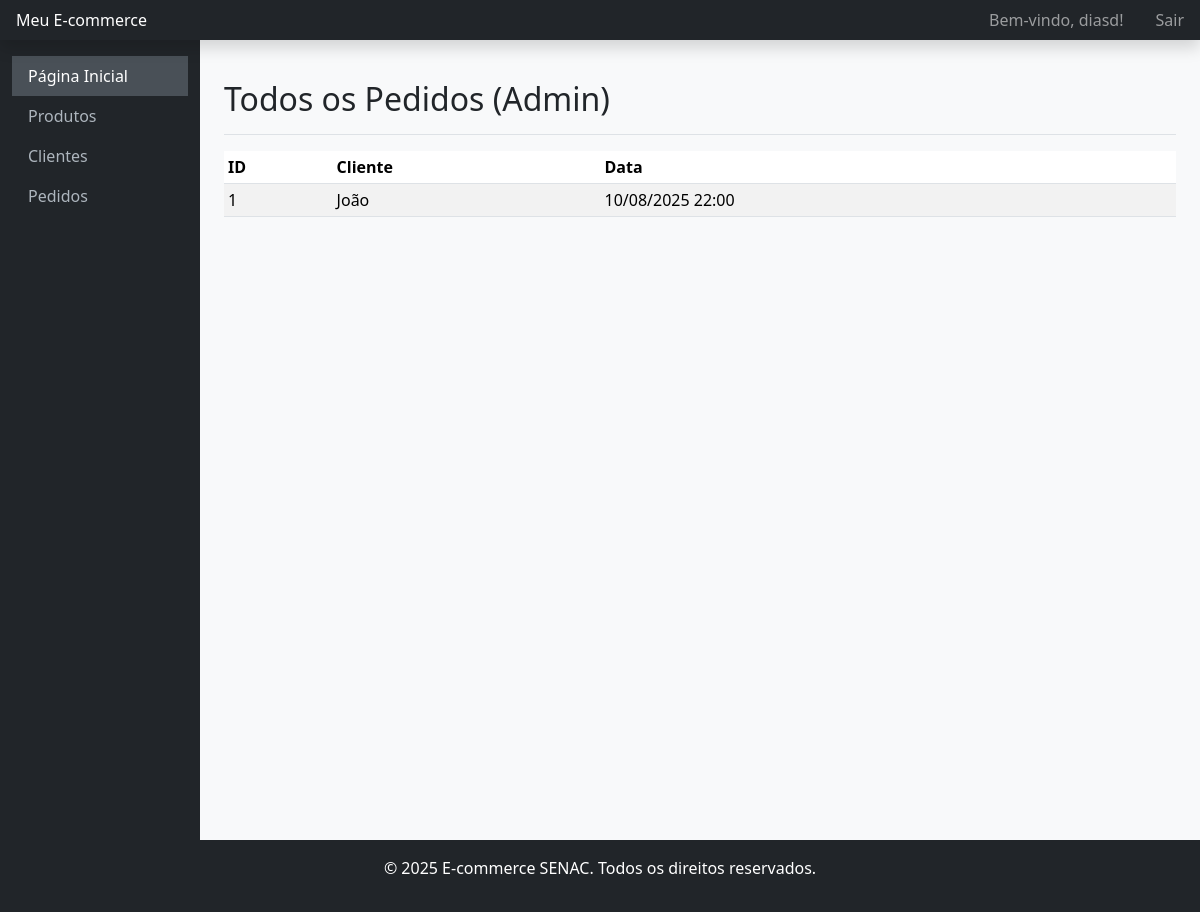
Before: /pedidos-admin/ (signed in) with the older database file.
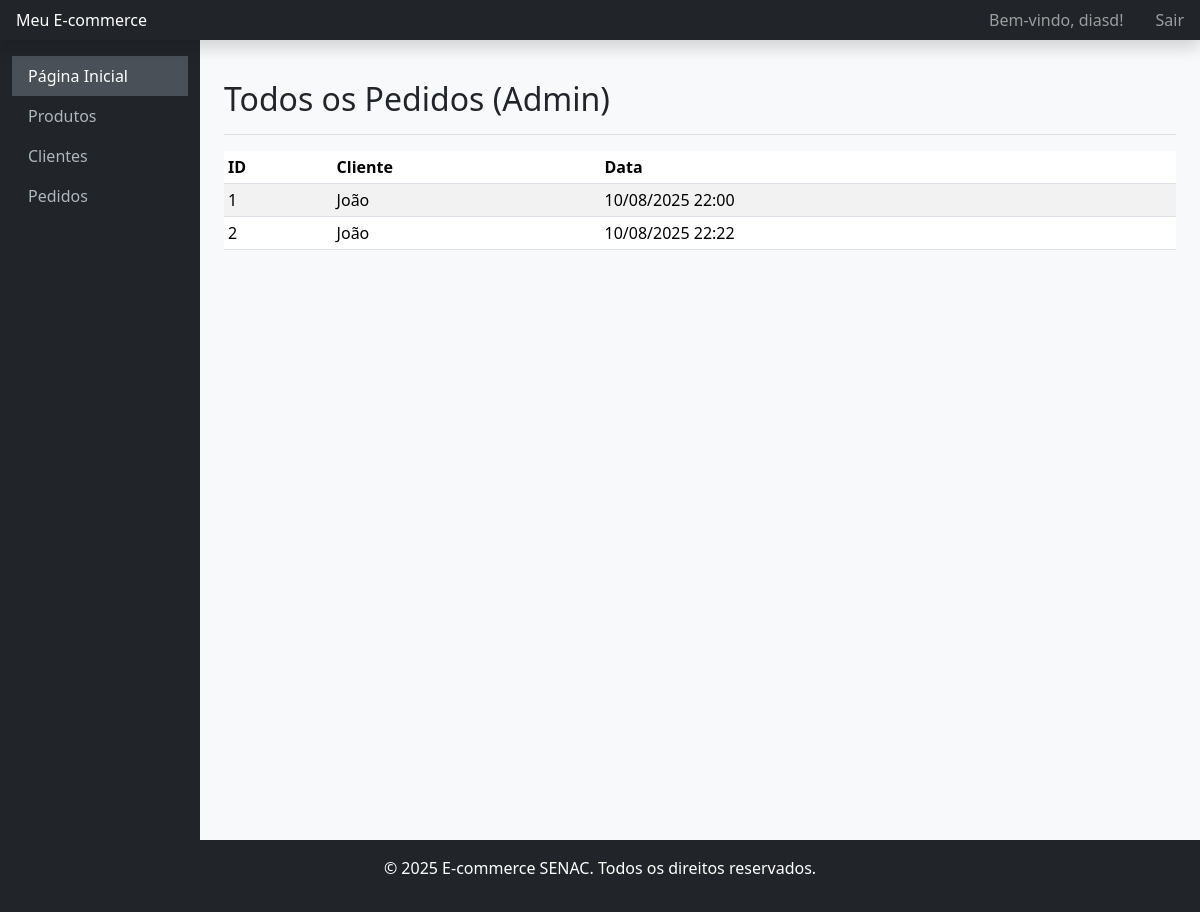
After: the same page with the newer database file.
### app/models.py (models this page shows, shortened)
class Pedido(models.Model):
    cliente = models.ForeignKey(Cliente, on_delete=models.CASCADE)
    data_criacao = models.DateTimeField(auto_now_add=True)
    completo = models.BooleanField(default=False)

class Cliente(models.Model):
    user = models.OneToOneField(User, on_delete=models.CASCADE, null=True, blank=True)
    nome = models.CharField(max_length=200)
    email = models.EmailField(unique=True)
    telefone = models.CharField(max_length=20)
    endereco = models.CharField(max_length=200)

### app/views.py (the view)
# urls.py: path('pedidos-admin/', views.listar_todos_pedidos, name='listar_todos_pedidos'),
@login_required
@user_passes_test(is_superuser, login_url='/accounts/login/')
def listar_todos_pedidos(request):
    pedidos = Pedido.objects.all()
    context = {'pedidos': pedidos}
    return render(request, 'loja/listar_todos_pedidos.html', context)

### app/views.py (called while the page is built)
def is_superuser(user):
    return user.is_superuser

### app/templates/loja/listar_todos_pedidos.html (shortened to what this page needs)
{% extends 'base.html' %}
{% block content %}
    <div class="d-flex justify-content-between flex-wrap flex-md-nowrap align-items-center pt-3 pb-2 mb-3 border-bottom">
        <h1 class="h2">Todos os Pedidos (Admin)</h1>
    </div>
    {% if not pedidos %}
        <div class="alert alert-info">Nenhum pedido foi realizado ainda.</div>
    {% else %}
        <div class="table-responsive">
            <table class="table table-striped table-sm">
                <thead>
                    <tr>
                        <th>ID</th>
                        <th>Cliente</th>
                        <th>Data</th>
                    </tr>
                </thead>
                <tbody>
                    {% for pedido in pedidos %}
                    <tr>
                        <td>{{ pedido.pk }}</td>
                        <td>{{ pedido.cliente.nome }}</td>
                        <td>{{ pedido.data_criacao|date:"d/m/Y H:i" }}</td>
                    </tr>
                    {% endfor %}
                </tbody>
            </table>
        </div>
    {% endif %}
{% endblock %}

Changed rows visible on the page:
added Pedido: pk "2", cliente.nome "João", data_criacao "10/08/2025 22:22"
